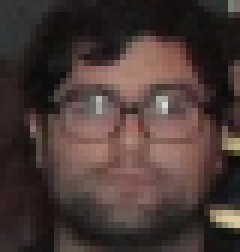
#> input picture sammy.png, 40 x 42 px (shown 6 times larger)
$ python gif.py
#> lines starting #> are read from the running program, lines starting #| are printed output that depends on the picture
from PIL import Image, ImageDraw

def create_sammy_frame(width, height, ball_x, ball_y, startx):
#> called with width = 400, height = 400, ball_x = 0, ball_y = 200, startx = 400
    img = Image.open('sammy.png', 'r')
#> img is the input picture: PIL image 40x42 RGB; mean R, G, B 73, 57.1, 53.6
    img_w, img_h = img.size
#> img_w = 40; img_h = 42
    background = Image.new('RGBA', (width, height), (0, 0, 0, 0))
#> background: PIL image 400x400 RGBA; every value is 0
    bg_w, bg_h = background.size
#> bg_w = 400; bg_h = 400
    offset = ((startx - ball_x), (height - ball_y))
    offset2 = ((startx - ball_x + 70), (height - ball_y))
    background.paste(img, offset)
    background.paste(img.convert('P', palette=Image.ADAPTIVE, colors=5), offset2)
    name = 'sammy' +  str(ball_x) +  str(ball_y) + '.png'
    #background.save(name)
    return background

# Create the frames
frames = []
x, y = 0, 0
for i in range(12):
    new_frame = create_sammy_frame(400, 400, x, 200, 400)
    frames.append(new_frame)
    x += 40
    y += 40
x, y = 0, 0
#> x = 0; y = 0
for i in range(12):
    new_frame = create_sammy_frame(400, 400, -x, 100, -10)
#> in create_sammy_frame (call 13), `offset = ((startx - ball_x), (height - ball_y))`: offset = (-10, 300)
#> in create_sammy_frame (call 13), `offset2 = ((startx - ball_x + 70), (height - ball_y))`: offset2 = (60, 300)
#> in create_sammy_frame (call 13), `background.paste(img, offset)`:
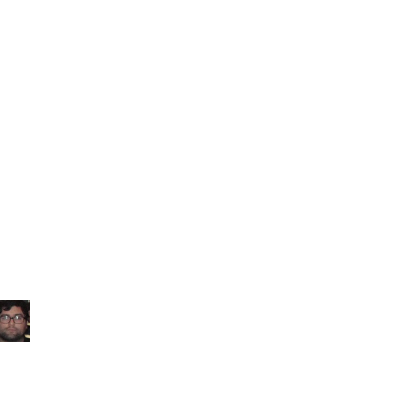
#> background: PIL image 400x400 RGBA; mean R, G, B, A 0.7, 0.5, 0.5, 2; transparent parts drawn white
#> in create_sammy_frame (call 13), `name = 'sammy' +  str(ball_x) +  str(ball_y) + '.png'`: name = 'sammy0100.png'
    frames.append(new_frame)
    x += 40
#> x = 40
    y += 40
#> y = 40
x, y = 0, 0
#> x = 0; y = 0
for i in range(12):
    new_frame = create_sammy_frame(400, 400, x, 300, 400)
    frames.append(new_frame)
    x += 40
#> x = 40
    y += 40
#> y = 40

# Save into a GIF file that loops forever
frames[0].save('sammy.gif', format='GIF', append_images=frames[1:], save_all=True, duration=200, loop=0)
